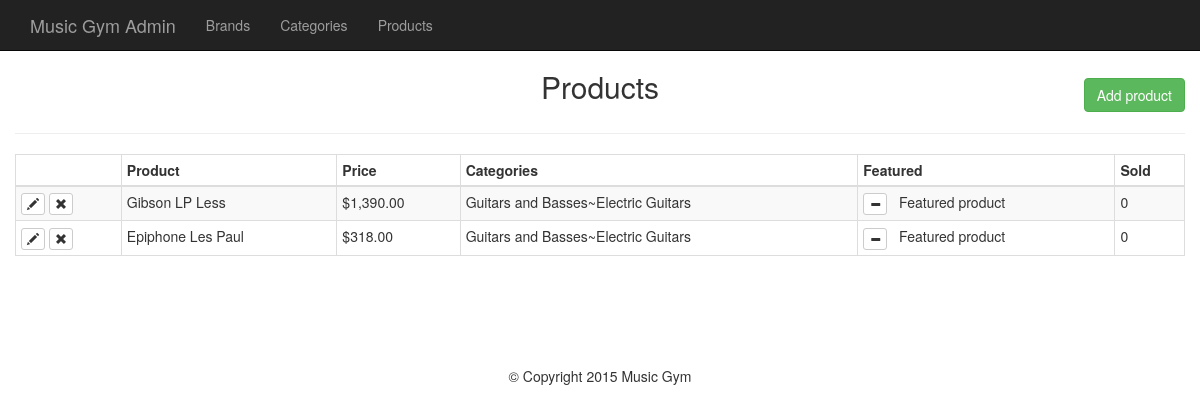
/admin/products.php, run on the app's committed database.
### tables this page shows
CREATE TABLE IF NOT EXISTS `products` (
  `id` int(11) NOT NULL AUTO_INCREMENT,
  `title` varchar(255) NOT NULL,
  `price` decimal(10,0) NOT NULL,
  `list_price` decimal(10,0) NOT NULL,
  `brand` int(11) NOT NULL,
  `categories` varchar(255) NOT NULL,
  `image` varchar(255) NOT NULL,
  `description` text NOT NULL,
  `featured` tinyint(4) NOT NULL DEFAULT '0',
  `deleted` tinyint(4) NOT NULL DEFAULT '0',
  `quantity` int(11) NOT NULL,
  PRIMARY KEY (`id`)
);

### helpers/helpers.php (called while the page is built, shortened)
<?php
function money($number){
    return '$'.number_format($number, 2);
}

### admin/products.php (the view, shortened to what this page needs)
<?php
require_once $_SERVER['DOCUMENT_ROOT'].'/site/core/init.php';
    include 'includes/head.php';
    include 'includes/navigation.php';
    if(isset($_GET['add']) || isset($_GET['edit'])) {
        $brandQuery = $db->query("SELECT * FROM brand ORDER BY brand");
        $parentQuery = $db->query("SELECT * FROM categories WHERE parent = 0 ORDER BY category");
        $title = ((isset($_POST['title']) && $_POST['title']!='')?sanitize($_POST['title']):'');
        $brand = ((isset($_POST['brand']) && !empty($_POST['brand']))?sanitize($_POST['brand']):'');
        $parent = ((isset($_POST['parent']) && !empty($_POST['parent']))?sanitize($_POST['parent']):'');
        $category = ((isset($_POST['child']) && !empty($_POST['child']))?sanitize($_POST['child']):'');
        $price = ((isset($_POST['price']) && $_POST['price']!='')?sanitize($_POST['price']):'');
        $list_price = ((isset($_POST['list_price']) && $_POST['list_price']!='')?sanitize($_POST['list_price']):'');
        $description = ((isset($_POST['description']) && $_POST['description']!='')?sanitize($_POST['description']):'');
        $quantity = ((isset($_POST['quantity']) && $_POST['quantity']!='')?sanitize($_POST['quantity']):'');
        $saved_image = '';
        if(isset($_GET['edit'])){
            $edit_id = (int)$_GET['edit'];
            $productResults = $db->query("SELECT * FROM PRODUCTS WHERE id = '$edit_id'");
            $product = mysqli_fetch_assoc($productResults);
            if(isset($_GET['delete_image'])){
                $image_url = $_SERVER['DOCUMENT_ROOT'].$product['image'];echo $image_url;
                unlink($image_url);
                $db->query("UPDATE products SET image = '' WHERE id = '$edit_id'");
                header('Location: products.php?edit='.$edit_id);
            }
            $category = ((isset($_POST['child']) && !empty($_POST['child']))?sanitize($_POST['child']):$product['categories']);
            $title = ((isset($_POST['title']) && !empty($_POST['title']))?sanitize($_POST['title']):$product['title']);
            $brand = ((isset($_POST['brand']) && $_POST['brand']!='')?sanitize($_POST['brand']):$product['brand']);
            $parentQ = $db->query("SELECT * FROM categories WHERE id='$category'");
            $parentResult = mysqli_fetch_assoc($parentQ);
            $parent = ((isset($_POST['parent']) && !empty($_POST['parent']))?sanitize($_POST['parent']):$parentResult['parent']);
            $price = ((isset($_POST['price']) && !empty($_POST['price']))?sanitize($_POST['price']):$product['price']);
            $list_price = ((isset($_POST['list_price']) && !empty($_POST['list_price']))?sanitize($_POST['list_price']):$product['list_price']);
            $description = ((isset($_POST['description']) && !empty($_POST['description']))?sanitize($_POST['description']):$product['description']);
            $quantity = ((isset($_POST['quantity']) && !empty($_POST['quantity']))?sanitize($_POST['quantity']):$product['quantity']);
            $saved_image = (($product['image'] != '')?$product['image']:'');
            $dbPath = $saved_image;
        }
       if($_POST){
          $price = sanitize($_POST['price']);
          $list_price = sanitize($_POST['list_price']);
          $categories = sanitize($_POST['child']);
          $quantity = sanitize($_POST['quantity']);
          $description = sanitize($_POST['description']);
          $dbPath = '';
          $errors = array();
          $required = array('title', 'brand', 'parent', 'child', 'quantity');
          foreach($required as $field){
              if($_POST[$field]==''){
               $errors[] = "All fields with an asterisk are required.";
               break;
              }
          }
        if(!empty($_FILES)){
            $photo = $_FILES['photo'];
            $name = $photo['name'];
            $nameArray = explode('.',$name);
            $fileName = $nameArray[0];
            $fileExt = $nameArray[1];
            $mime = explode('/',$photo['type']);
            $mimeType = $mime[0];
            $mimeExt =  $mime[1];
            $tmpLoc = $photo['tmp_name'];
            $fileSize = $photo['size'];
            $allowed = array('png','jpg','jpeg','gif');
            $uploadName = md5(microtime()).'.'.$fileExt;
            $uploadPath = BASEURL.'images/products/'.$uploadName;
            $dbPath = '/site/images/products/'.$uploadName;
            if($mimeType!='image'){
                $errors[]='The file must be an image.';
            }
            if(!in_array($fileExt, $allowed)){
             $errors[] = 'The file extension must be a png, jpg, jpeg or gif.';
            }
            if($fileSize > 10000000){
             $errors[] = 'The file size must be under 10mb';
            }
            if($fileExt != $mimeExt && ($mimeExt == 'jpeg' && $fileExt != 'jpg') ){
                $errors[] = 'File extension does not match the file';
            }
        }
        if(!empty($errors)){
            echo display_errors($errors);
         }else{
            move_uploaded_file($tmpLoc, $uploadPath);
            $insertSQL = "INSERT INTO products (`title`, `price`, `list_price`, `brand`, `categories`, `image`, `description`, `quantity`)
            VALUES ('$title', '$price', '$list_price', '$brand', '$category', '$dbPath', '$description', '$quantity')";
            if(isset($_GET['edit'])){
                $insertSQL = "UPDATE products SET title = '$title', price='$price', list_price='$list_price', brand='$brand', categories='$category', image='$dbPath', description='$description', quantity='$quantity' WHERE id='$edit_id'";
            }
            $db->query($insertSQL);
            header('Location: products.php');
        }
       }
        ?>
    <h2 class="text-center"><?=((isset($_GET['edit']))?'Edit ':'Add a new '); ?>product</h2><hr>
    <form action="products.php?<?=((isset($_GET['edit']))?'edit='.$edit_id:'add=1'); ?>" method="POST" enctype="multipart/form-data">
        <div class="form-group col-md-3">
            <label for="title">Title*: </label>
            <input type="text" name="title" class="form-control" id="title" value="<?=$title; ?>">
        </div>
        <div class="form-group col-md-3">
            <label for="brand">Brand*:</label>
            <select class="form-control" id="brand" name="brand">
                <option value=""<?=(($brand == '')?' selected':''); ?>></option>
                <?php while($b = mysqli_fetch_assoc($brandQuery)): ?>
                    <option value="<?=$b['id'];?>"<?=(($brand==$b['id'])?' selected':'');?>><?= $b['brand']; ?></option>
                <?php endwhile; ?>
            </select>
        </div>
        <div class="form-group col-md-3">
            <label for="parent">Parent Category*:</label>
            <select class="form-control" id="parent" name="parent">
                <option value=""<?=(($parent=='')?' selected':'');  ?>></option>
                <?php while($p = mysqli_fetch_assoc($parentQuery)): ?>
                    <option value="<?= $p['id'];?>"<?= (($parent == $p['id'])?' selected': ''); ?>><?= $p['category']; ?></option>
                <?php endwhile; ?>
            </select>
        </div>
        <div class="form-group col-md-3">
            <label for="child">Child Category*:</label>
            <select id="child" name="child" class="form-control">
            </select>
        </div>
        <div class="form group col-md-3">
            <label for="price">Price*:</label>
            <input type="text" id="price" name="price" class="form-control" value="<?=$price; ?>"></input>
        </div>
        <div class="form group col-md-3">
            <label for="list_price">List Price:</label>
            <input type="text" id="list_price" name="list_price" class="form-control" value="<?=$list_price; ?>"></input>
        </div>
        <div class = "form-group col-md-3">
            <label>Quantity*:</label>
            <button class="btn btn-default form-control" onclick="$('#quantityModal').modal('toggle'); return false;">Quantity</button>
        </div>
        <div class="form-group col-md-3">
            <label for="quantity">Quantity Preview</label>
            <input class="form-control" type="text" name="quantity" id="qty_prev" value="<?=$quantity;?>" readonly>
        </div>
        <div class="form-group col-md-6">
            <?php if($saved_image != ''): ?>
                <div><img class="img-responsive" src="<?= $saved_image; ?>" alt="saved image">
                <a href="products.php?delete_image=1&edit=<?=$edit_id;?>" class="btn btn-danger">Delete image</a>
                </div>
            <?php else: ?>
                <label for="photo">Product Photo:</label>
                <input type="file" name="photo" id="photo" class="form-control">
            <?php endif; ?>
        </div>
        <div class="form-group col-md-6">
            <label for="description">Description:</label>
            <textarea id="description" name="description" class="form-control" rows="6"><?= $description;?></textarea>
        </div>
        <div class="form-group pull-right">
            <a href="products.php" class="btn btn-default">Cancel</a>
            <input type="submit" value="<?=((isset($_GET['edit']))?'Edit ':'Add a new '); ?>product" class="btn btn-success">
        </div><div class="clearfix"></div>
    </form>
    <div class="modal fade" id="quantityModal" tabindex="-1" role="dialog" aria-labelledby="quantityModalLabel">
      <div class="modal-dialog modal-sm" role="document">
        <div class="modal-content">
            <button type="button" class="close" data-dismiss="modal" aria-label="Close"><span aria-hidden="true">&times;</span></button>
            <h4 class="modal-title" id="quantityModalLabel">Quantity</h4>
          <div class="modal-body">
                <label for="quantity">Quantity</label>
                <input type="number" name="quantity" id="quantity" value="" min="0" class="form-control">
          </div>
          <div class="modal-footer">
            <button type="button" class="btn btn-default" data-dismiss="modal">Close</button>
            <button type="button" class="btn btn-primary" onclick="updateQuantity();$('#quantityModal').modal('toggle'); return false;">Save changes</button>
          </div>
        </div>
      </div>
    </div>
    <?php }else{
    $sql = "SELECT * FROM products WHERE deleted = 0";
    $presults = $db->query($sql);
?>
<h2 class="text-center">Products</h2>
<a href="products.php?add=1" class="btn btn-success pull-right" id="add-product-button">Add product</a><div class="clearfix"></div>
<hr>
<table class = "table table-bordered table-condensed table-striped">
    <thead><th></th><th>Product</th><th>Price</th><th>Categories</th><th>Featured</th><th>Sold</th></thead>
    <tbody>
        <?php while($product = mysqli_fetch_assoc($presults)):
            $childID = $product['categories'];
            $catSql = "SELECT * FROM categories WHERE id = '$childID'";
            $result = $db->query($catSql);
            $child = mysqli_fetch_assoc($result);
            $parentID = $child['parent'];
            $pSql = "SELECT * FROM categories WHERE id = '$parentID'";
            $presult = $db->query($pSql);
            $parent = mysqli_fetch_assoc($presult);
            $category = $parent['category'].'~'.$child['category'];
        ?>
            <tr>
                <td>
                    <a href="products.php?edit=<?=$product['id']; ?>" class="btn btn-xs btn-default"><span class="glyphicon glyphicon-pencil"></span></a>
                    <a href="products.php?delete=<?=$product['id']; ?>" class="btn btn-xs btn-default"><span class="glyphicon glyphicon-remove"></span></a>
                </td>
                <td><?=$product['title']; ?></td>
                <td><?=money($product['price']); ?></td>
                <td><?=$category; ?></td>
                <td><a href="products.php?featured=<?=(($product['featured'] == 0)?'1':'0'); ?>&id=<?=$product['id']; ?>" class="btn btn-xs btn-default">
                    <span class="glyphicon glyphicon-<?=(($product['featured']==1)?'minus':'plus'); ?>"></span></a>
                    &nbsp <?=(($product['featured']==1)?'Featured product' : ''); ?></td>
                <td>0</td>
            </tr>
        <?php endwhile; ?>
    </tbody>
</table>
<?php } include 'includes/footer.php'; ?>

### css/main.css (style rules this page uses)
body { padding-top: 50px; }
#add-product-button { margin-top: -35px; }

### data on the page
products: title "Gibson LP Less", price "$1,390.00", category "Guitars and Basses~Electric Guitars", featured 1 (drawn)
products: title "Epiphone Les Paul", price "$318.00", category "Guitars and Basses~Electric Guitars", featured 1 (drawn)
